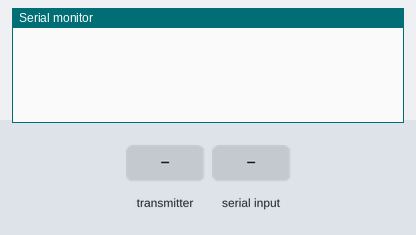
Bench run of a sketch on a simulated ESP32. Shown: the last lines printed to the serial monitor. The test bench sets the inputs (shaded band).

Above: at 1.2 s.
1.3 s: the transmitter starts sending a = 0
At 1.61 s:
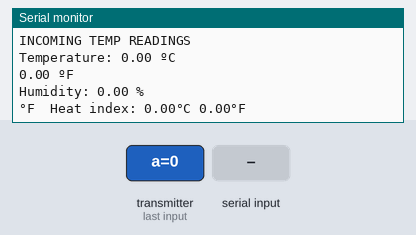
2.8 s: "left\n" received over Serial
At 3.11 s:
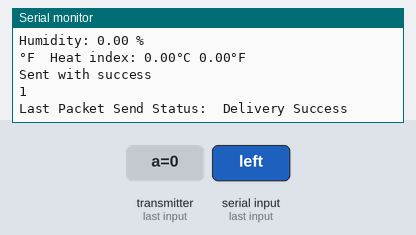
4.3 s: the transmitter starts sending h = 25
5.8 s: the transmitter starts sending tc = 25
7.3 s: the transmitter starts sending tf = 25
8.8 s: the transmitter starts sending hic = 25
At 9.11 s:
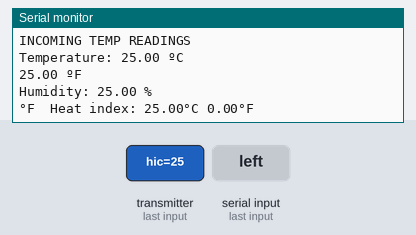

The sketch:

base.ino
```cpp
#include <esp_now.h>
#include <WiFi.h>

// REPLACE WITH YOUR RECEIVER MAC Address
uint8_t broadcastAddress[] = { 0x94, 0xE6, 0x86, 0x10, 0xE5, 0xB8 };
// Structure example to send cmd
// Must match the receiver structure
typedef struct struct_message {
  int a;
  float h;
  float tc;
  float tf;
  float hic;
  float hif;
} struct_message;

struct_message cmd;

esp_now_peer_info_t peerInfo;

// callback when cmd is sent
void OncmdSent(const uint8_t *mac_addr, esp_now_send_status_t status) {
  Serial.print("\r\nLast Packet Send Status:\t");
  Serial.println(status == ESP_NOW_SEND_SUCCESS ? "Delivery Success" : "Delivery Fail");
}
void OnDataRecv(const uint8_t *mac, const uint8_t *incomingData, int len) {
  memcpy(&cmd, incomingData, sizeof(cmd));
  Serial.println("Command: ");
  Serial.println(cmd.a);
  Serial.println("INCOMING TEMP READINGS");
  Serial.print("Temperature: ");
  Serial.print(cmd.tc);
  Serial.println(" ºC");
  Serial.print(cmd.tf);
  Serial.println(" ºF");
  Serial.print("Humidity: ");
  Serial.print(cmd.h);
  Serial.println(" %");
  Serial.print(F("°F  Heat index: "));
  Serial.print(cmd.hic);
  Serial.print(F("°C "));
  Serial.print(cmd.hif);
  Serial.println(F("°F"));
}

void setup() {
  // Init Serial Monitor
  Serial.begin(115200);

  // Set device as a Wi-Fi Station
  WiFi.mode(WIFI_STA);

  // Init ESP-NOW
  if (esp_now_init() != ESP_OK) {
    Serial.println("Error initializing ESP-NOW");
    return;
  }

  // Once ESPNow is successfully Init, we will register for Send CB to
  // get the status of Transmitted packet
  esp_now_register_send_cb(OncmdSent);

  // Register peer
  memcpy(peerInfo.peer_addr, broadcastAddress, 6);
  peerInfo.channel = 0;
  peerInfo.encrypt = false;

  // Add peer
  if (esp_now_add_peer(&peerInfo) != ESP_OK) {
    Serial.println("Failed to add peer");
    return;
  }
  esp_now_register_recv_cb(esp_now_recv_cb_t(OnDataRecv));
}

void loop() {
  // Set values to send
  String string = Serial.readStringUntil('\n');
  string.trim();
  string.toLowerCase();
  if (string == "left") {
    cmd.a = 1;
  } else if (string == "right") {
    cmd.a = 2;
  } else if (string == "forward") {
    cmd.a = 3;
  } else if (string == "backward") {
    cmd.a = 4;
  } else if (string == "rleft") {
    cmd.a = 5;
  } else if (string == "rright") {
    cmd.a = 6;
  } else if (string == "stop") {
    cmd.a = 7;
  }

  if (cmd.a) {
    // Send message via ESP-NOW
    esp_err_t result = esp_now_send(broadcastAddress, (uint8_t *)&cmd, sizeof(cmd));

    if (result == ESP_OK) {
      Serial.println("Sent with success");
      Serial.println(cmd.a);
    } else {
      Serial.println("Error sending the cmd");
    }
    delay(200);

  }
}
```

Measured:
- after the input at 1.3 s, the serial monitor: prints a new line at once (image 1)
- after the input at 2.8 s, the serial monitor: prints a new line at once (image 2)
- after the input at 8.8 s, the serial monitor: prints a new line at once (image 3)
